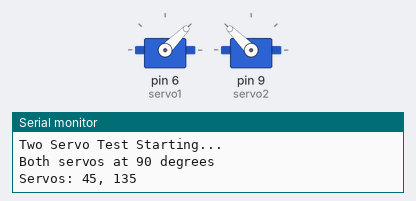
The sketch below on a simulated Arduino Uno, built with avr-gcc and run on an emulated ATmega328P. Parts: 2 × servo, the last lines printed to the serial monitor.

Above: at 1.05 s.
At 4.0 s:
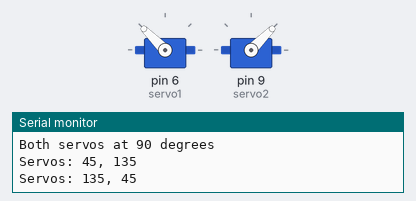
At 7.0 s:
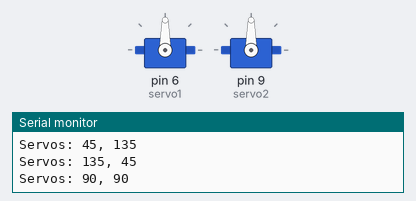
Timing chart, 0 to 8.8 s (numbered marks = the images above):
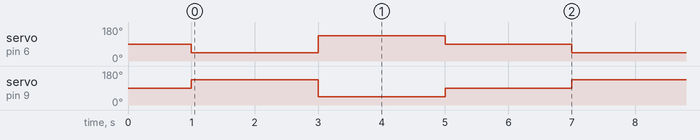

Measured:
- by itself, servo on pin 6 (servo1): repeats every 6.0 s: 135° 2.0 s, 90° 2.0 s, 45° 2.0 s
- by itself, servo on pin 9 (servo2): repeats every 6.0 s: 45° 2.0 s, 90° 2.0 s, 135° 2.0 s

The sketch:

two_servo_test.ino
```cpp
#include <Servo.h>

Servo servo1, servo2;

void setup() {
  Serial.begin(9600);
  Serial.println("Two Servo Test Starting...");

  // Test only 2 servos to reduce power consumption
  servo1.attach(6);   // Pin 6
  servo2.attach(9);   // Pin 9

  servo1.write(90);
  servo2.write(90);
  delay(1000);

  Serial.println("Both servos at 90 degrees");
}

void loop() {
  // Test coordinated movement
  servo1.write(45);
  servo2.write(135);
  Serial.println("Servos: 45, 135");
  delay(2000);

  servo1.write(135);
  servo2.write(45);
  Serial.println("Servos: 135, 45");
  delay(2000);

  servo1.write(90);
  servo2.write(90);
  Serial.println("Servos: 90, 90");
  delay(2000);
}
```
